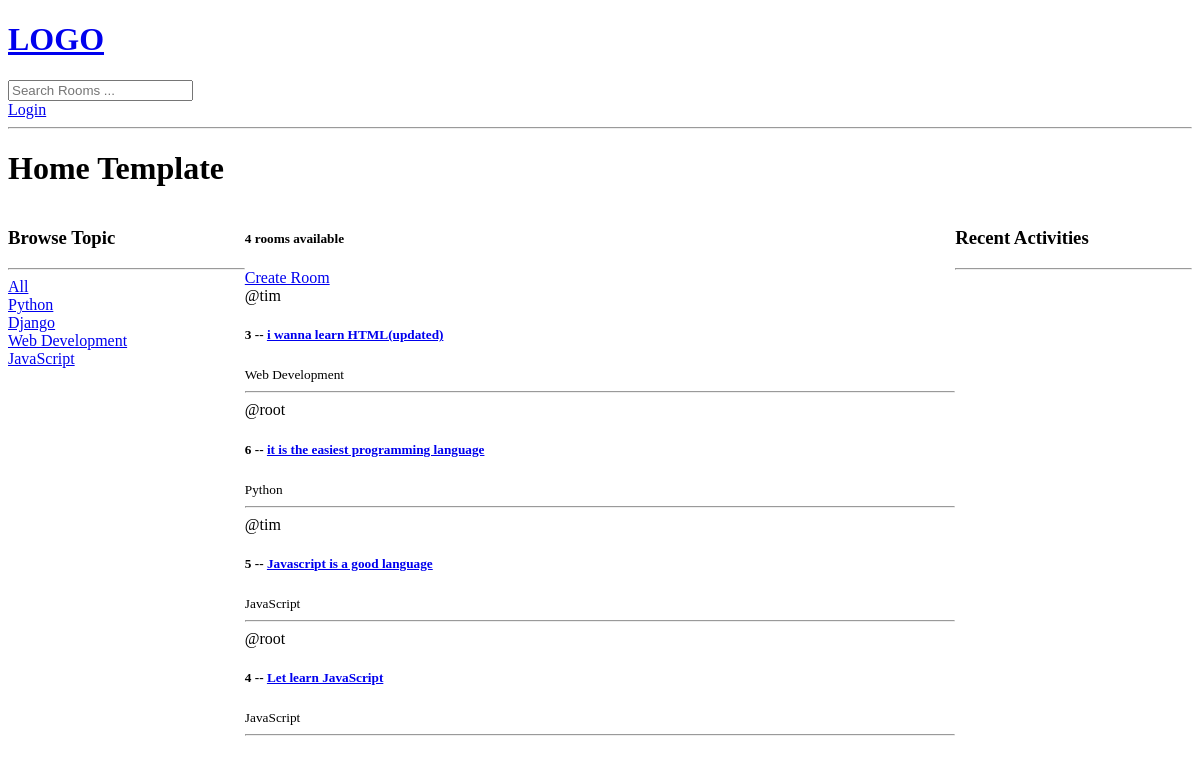
The app's page /, older data.
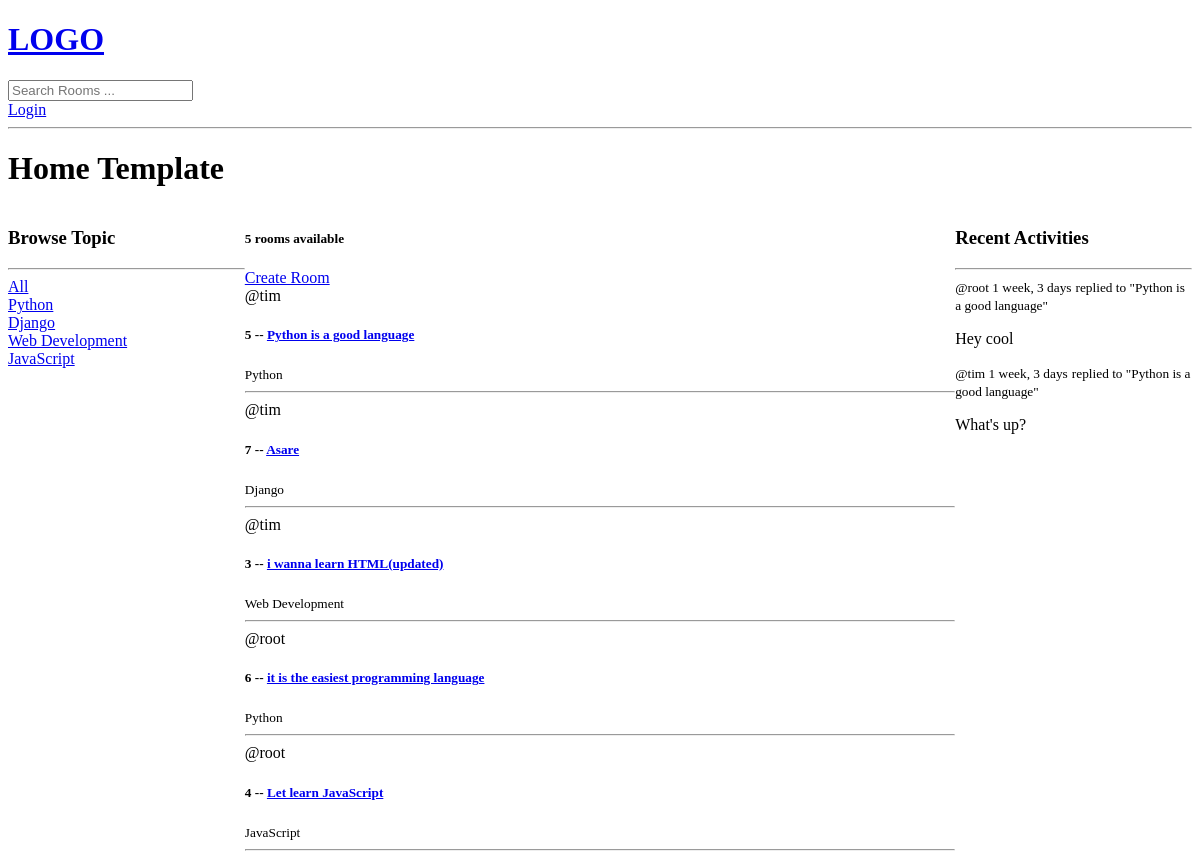
The same page, newer data.
### base/models.py (models this page shows)
class Topic(models.Model):
    name = models.CharField(max_length=200)
    def __str__(self):
        return self.name

class Room(models.Model):
    host = models.ForeignKey(User, on_delete=models.SET_NULL, null=True)
    topic = models.ForeignKey(Topic, on_delete=models.SET_NULL, null=True)
    name = models.CharField(max_length=200)
    description = models.TextField(null=True, blank=True)
    participants = models.ManyToManyField(User, related_name='participants', blank=True)
    updated = models.DateTimeField(auto_now=True) #datetime changes any time you update
    created = models.DateTimeField(auto_now_add=True)#datetime does not change once  datetime created
    class Meta:
        ordering = ['-updated', '-created'] #desending order because of - sign of(updated and created)
    def __str__(self):
        return self.name

class Message(models.Model):
    user = models.ForeignKey(User, on_delete=models.CASCADE)
    room = models.ForeignKey(Room, on_delete=models.CASCADE)
    body = models.TextField()
    updated = models.DateTimeField(auto_now=True) #datetime changes any time you update
    created = models.DateTimeField(auto_now_add=True)#datetime does not change once  datetime created
    class Meta:
        ordering = ['-updated', '-created'] #desending order because of - sign of(updated and created)
    def __str__(self):
        return self.body[0:50]

### base/views.py (the view)
# urls.py: path('', views.home, name='home'),
def home(request):
    q = request.GET.get('q') if request.GET.get('q') != None else ''
    rooms = Room.objects.filter(Q(topic__name__icontains = q ) | Q(name__icontains=q)| Q(description__icontains=q) )
    topics = Topic.objects.all()
    room_count = rooms.count()
    room_messages = Message.objects.filter(Q(room__topic__name__icontains=q))
    context = {'rooms':rooms, 'topics':topics, 'room_count':room_count, 'room_messages': room_messages}
    return render(request, 'base/home.html', context)

### base/templates/base/home.html (shortened to what this page needs)
{% extends 'main.html' %}
{% block content %}
<h1> Home Template</h1>
<div class="home-container">
   <div>
      {% include 'base/topics_component.html' %}
   </div>
  <div>
   <h5>{% if room_count > 1%}{{room_count}} rooms available  {% else%} {{room_count}} room available   {% endif %}</h5>
    <a href="{% url 'create-room' %}">Create Room</a>
    <div>
      {% for room in rooms %}
       <div>
          <span>@{{room.host.username}}</span>
          <h5>{{room.id}} -- <a href="{%url 'room' room.id %}">{{room.name}}</a></h5>
          <small>{{room.topic.name}}</small>
          <hr>
       </div>
      {% endfor%}
    </div>
  </div>
  <div>
    {% include 'base/activity_component.html' %}
  </div>
  </div>
{% endblock content %}

### templates/main.html (shortened to what this page needs)
<!DOCTYPE html>
<html lang="en">
<head>
</head>
<body>
    {% include 'navbar.html' %}
    {% block content %}
    {% endblock content%}
</body>
</html>

### templates/navbar.html
<a href="/">
    <h1>LOGO</h1>
</a>
<form action="{% url 'home' %}" method="GET">
    <input type="text" name="q" placeholder="Search Rooms ...">
</form>
{% if request.user.is_authenticated %}
<p>Hello, {{request.user}}</p>
   <a href="{% url 'logout' %}">Logout</a>
{% else %}
   <a href="{% url 'login' %}">Login</a>
{% endif %}
<hr>

### base/templates/base/topics_component.html
 <h3>Browse Topic</h3>
      <hr>
      <div>
        <a href="{% url 'home' %}">All</a>
     </div>
      {% for topic in topics %}
         <div>
            <a href="{% url 'home' %}?q={{topic.name}}">{{topic}}</a>
         </div>
      {% endfor %}

### base/templates/base/activity_component.html (shortened to what this page needs)
 <h3>Recent Activities</h3>
     <hr>
     {% for message in room_messages %}
       <div>
         <small>@{{message.user}} {{message.created|timesince}}</small>
         <small>replied to "{{message.room}}"</small>
         <p>{{message}}</p>
       </div>
     {% endfor %}

### base/templates/base/home.html (style rules this page uses)
.home-container { display: grid; grid-template-columns: 1fr 3fr 1fr; }

Row changes from the older to the newer data that the page shows:
changed Room id 5: name "Javascript is a good language" → "Python is a good language"; topic.name "JavaScript" → "Python"; moves up the list
added Room: host.username "tim", id "7", name "Asare", topic.name "Django"
added Message: user "root", created "1 week, 3 days", room "Python is a good language", body "Hey cool"
added Message: user "tim", created "1 week, 3 days", room "Python is a good language", body "What's up?"
Text that changed along with them:
{{ room_count }}: "4" → "5"
